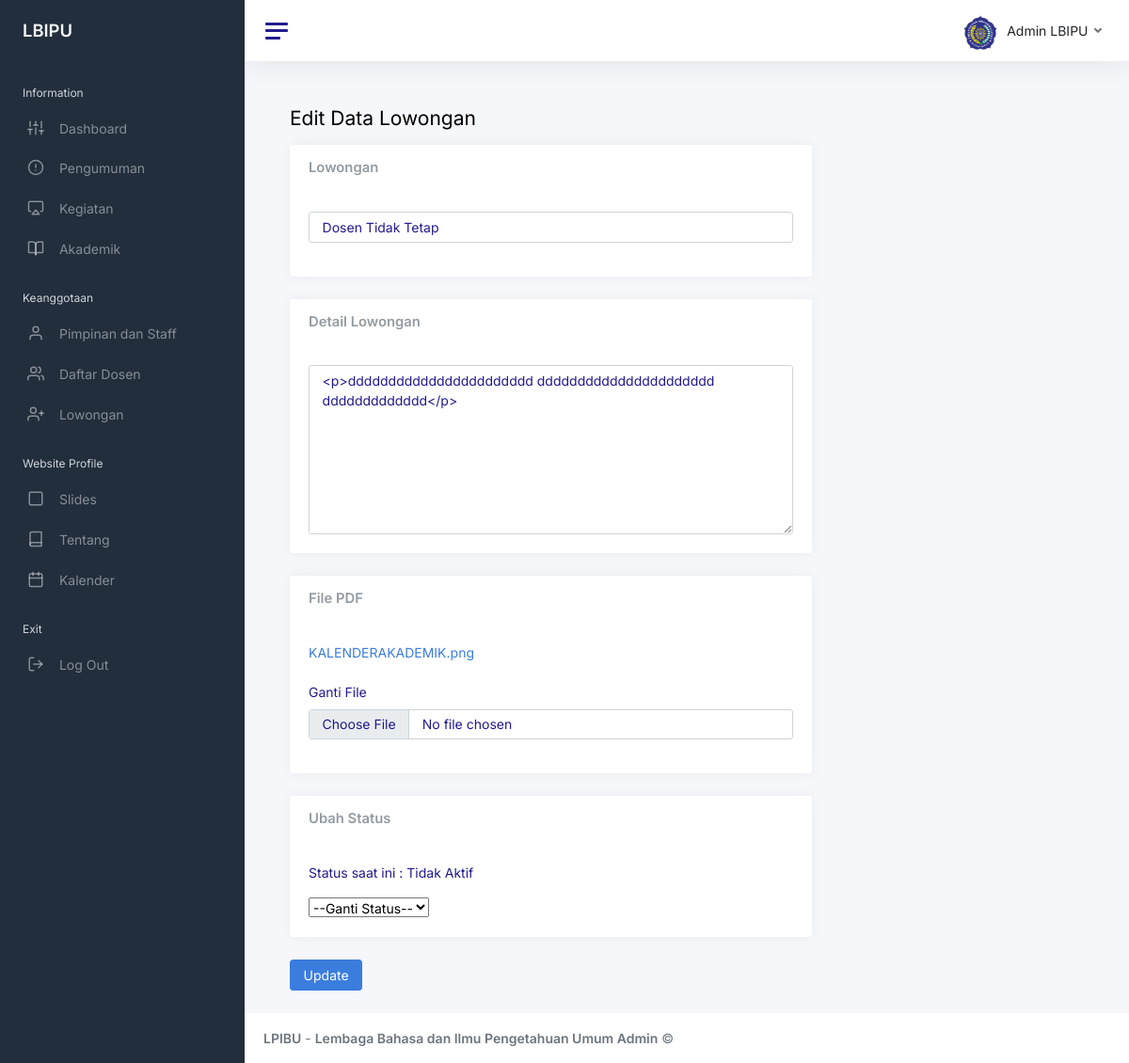
Page /admin/index.php?halaman=edit-lowongan&id=1 (signed in) on the committed database.
### tables this page shows
CREATE TABLE `lowongan` (
  `id` int(11) NOT NULL,
  `jenis_lowongan` varchar(100) NOT NULL,
  `detail` text NOT NULL,
  `files` varchar(100) NOT NULL,
  `status_lowongan` varchar(100) NOT NULL
);

### admin/edit-lowongan.php (the view, shortened to what this page needs)
<?php
include '../koneksi.php';
?>
<?php
    $ambil = $koneksi->query("SELECT * FROM lowongan WHERE id='$_GET[id]'");
    $pecah= $ambil->fetch_assoc();
?>
<main class="content">
    <div class="container-fluid p-0">
        <div class="mb-3">
            <h1 class="h3 d-inline align-middle">Edit Data Lowongan</h1>
        </div>
        <div class="row">
            <div class="col-8">
                <form action="" role="form" method="post" enctype="multipart/form-data">
                    <div class="card">
                        <div class="card-header">
                            <h5 class="card-title mb-0">Lowongan</h5>
                        </div>
                        <div class="card-body">
                            <div class="mb-3">
                                <input type="text"  class="form-control" placeholder="" name="jenis_lowongan" value="<?= $pecah['jenis_lowongan']; ?>" readonly>
                            </div>
                        </div>
                    </div>
                    <div class="card">
                        <div class="card-header">
                            <h5 class="card-title mb-0">Detail Lowongan</h5>
                        </div>
                        <div class="card-body">
                            <textarea class="form-control" rows="8" placeholder="detail lowongan" name="detail" id="summernote"><?= $pecah['detail']; ?></textarea>
                        </div>
                    </div>
                    <div class="card">
                        <div class="card-header">
                            <h5 class="card-title mb-0">File PDF</h5>
                        </div>
                        <div class="card-body">
                            <div class="mb-3">
                                <a href="../file/<?= $pecah['files']; ?>" download><?= $pecah['files']; ?></a> <br><br>
                                <label class="form-label" for="">Ganti File</label>
                                <input type="file" class="form-control" name="pdf" id="">
                            </div>
                        </div>
                    </div>
                    <div class="card">
                        <div class="card-header">
                            <h5 class="card-title mb-0">Ubah Status</h5>
                        </div>
                        <div class="card-body">
                            <div>
                                <p>Status saat ini : <?= $pecah['status_lowongan']; ?></p>
                                <select id="status" name="status_lowongan">
                                    <option value="">--Ganti Status--</option>
                                </select>
                            </div>
                        </div>
                    </div>
                    <button class="btn btn-primary" name="save">Update</button>
                </form>
            </div>
        </div>
    </div>
</main>

### rows in the picture
lowongan: jenis_lowongan "Dosen Tidak Tetap", detail "<p>ddddddddddddddddddddddd dddddddddddddddddddddd ddddddddddddd</p>", files "KALENDERAKADEMIK.png", status_lowongan "Tidak Aktif"
